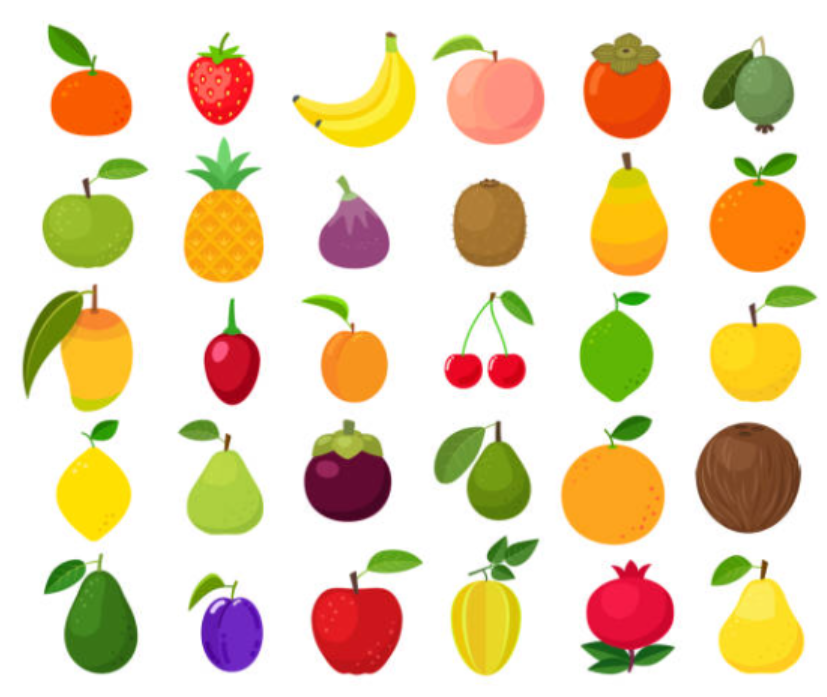
#> input picture frutas.png, 827 x 697 px
$ python cizallamiento.py
#> lines starting #> are read from the running program, lines starting #| are printed output that depends on the picture
import cv2 as cv
import numpy as np

# Cargar la imagen en escala de grises
img = cv.imread('frutas.png', 0)
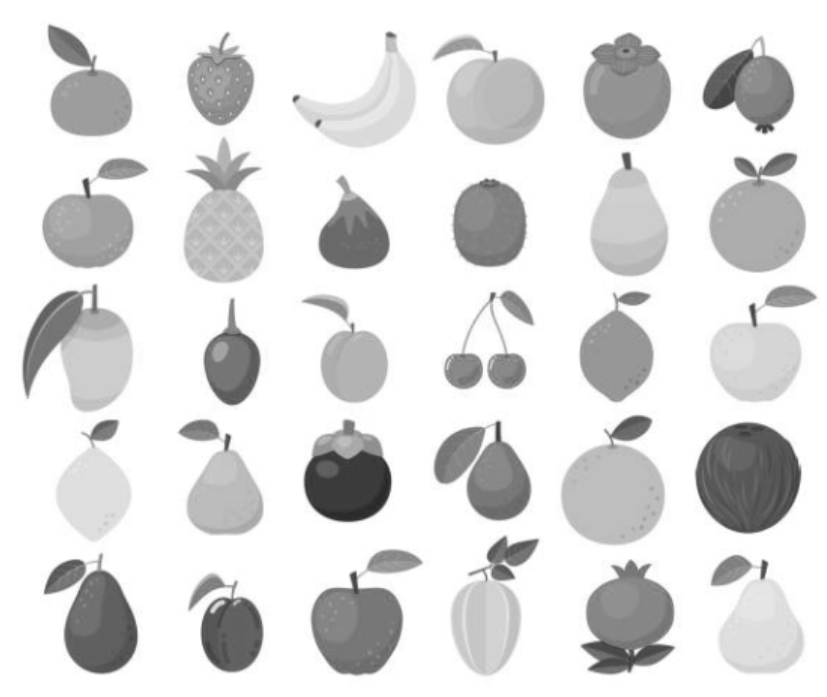
#> img: shape (697, 827); min 39, max 255, mean 222.1

# Obtener el tamaño de la imagen
x, y = img.shape
#> x = 697; y = 827

# Crear una imagen vacía para el cizallamiento
sheared_img = np.zeros((x, y), dtype=np.uint8)

# Definir el factor de cizallamiento
shear_factor_x = 0.5

# Aplicar el cizallamiento en el eje x
for i in range(x):
    for j in range(y):
        new_x = i
        new_y = int(j + shear_factor_x * i)
        if 0 <= new_x < x and 0 <= new_y < y:
            sheared_img[new_x, new_y] = img[i, j]
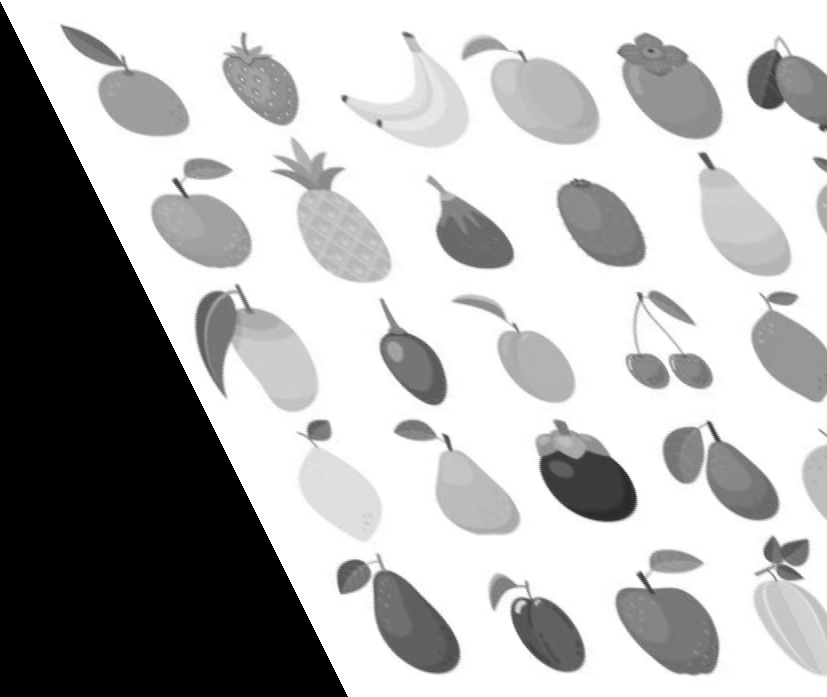
#> sheared_img: shape (697, 827); min 0, max 255, mean 176.5

# Mostrar la imagen original y la cizallada
cv.imshow('Imagen Original', img)
cv.imshow('Imagen Cizallada (modo raw)', sheared_img)
cv.waitKey(0)
cv.destroyAllWindows()
